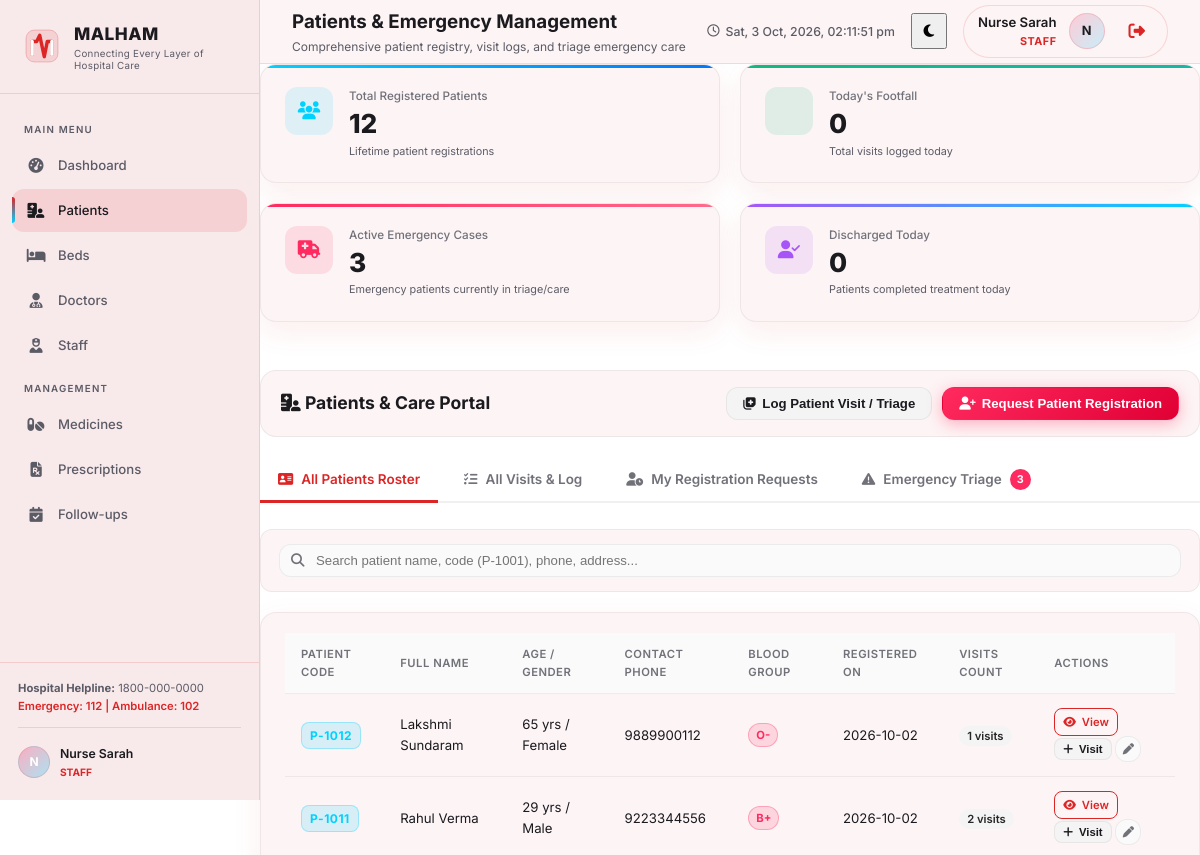
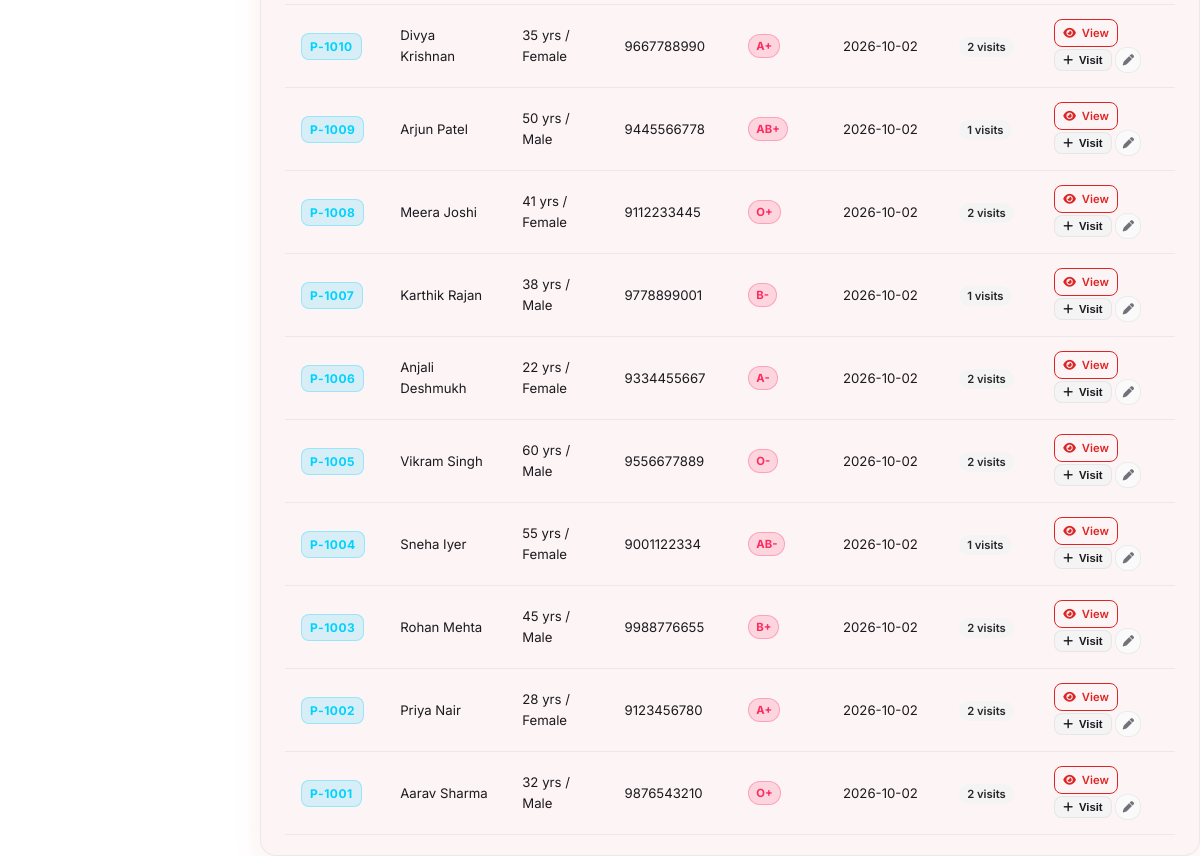
Before: /patients (signed in) with the older database file (2 pictures, top to bottom).
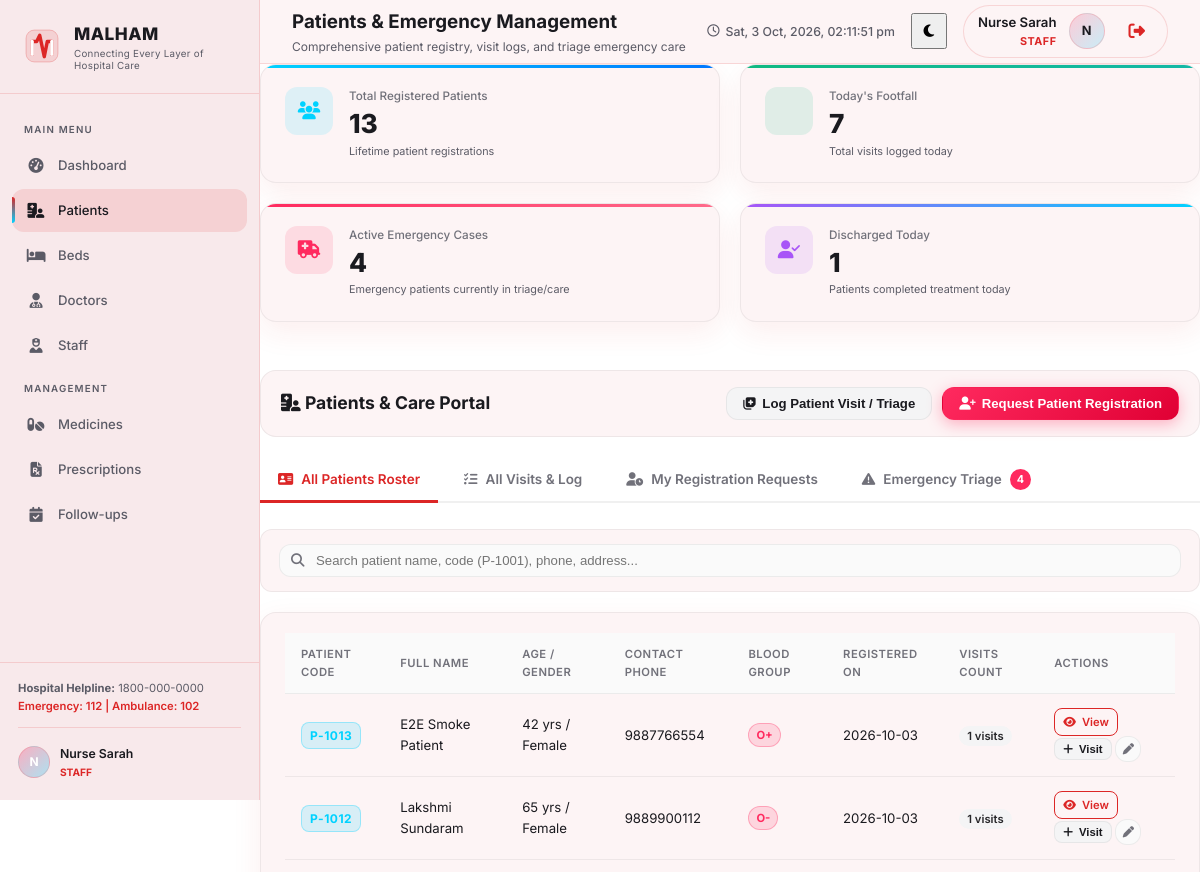
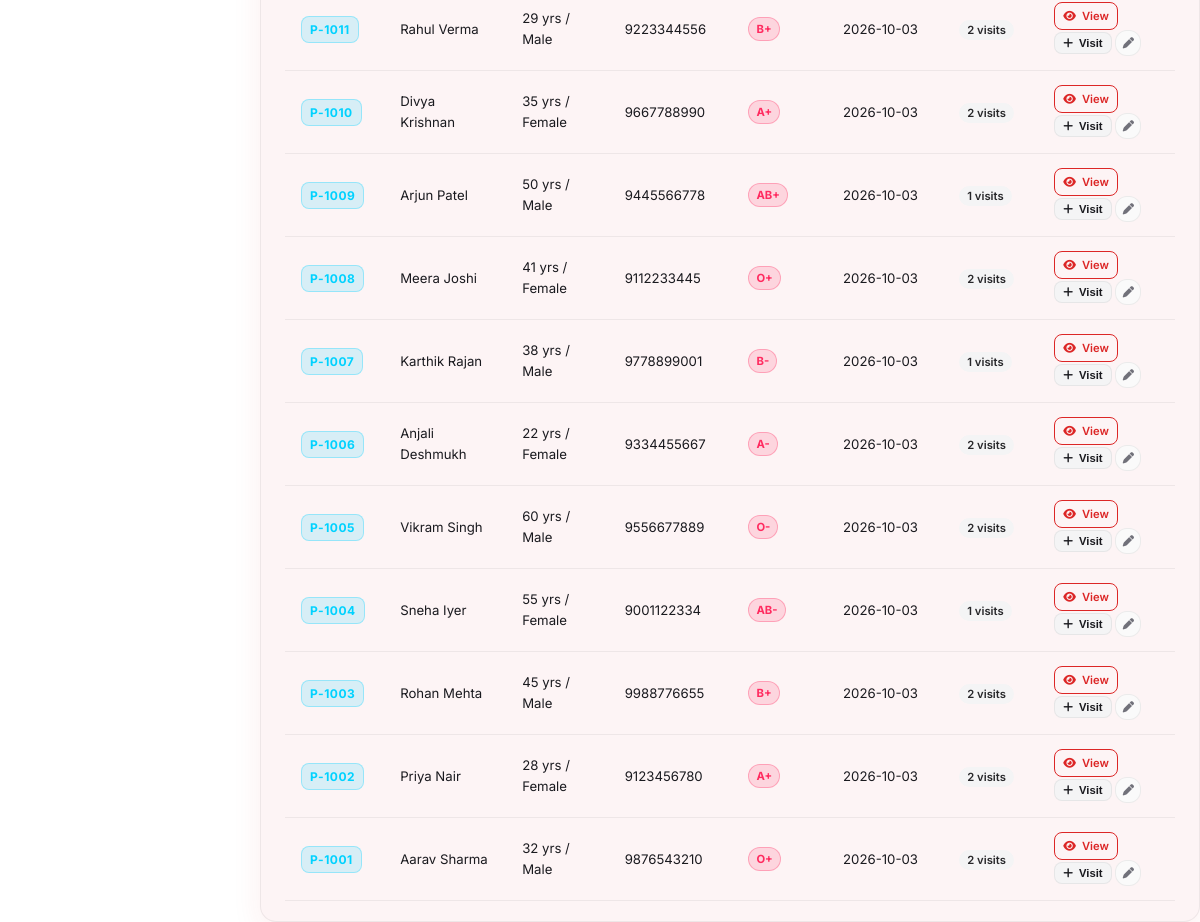
After: the same page with the newer database file (2 pictures, top to bottom).
### tables this page shows
CREATE TABLE patients (
            id              INTEGER PRIMARY KEY AUTOINCREMENT,
            patient_code    TEXT UNIQUE,
            name            TEXT NOT NULL,
            age             INTEGER,
            gender          TEXT,
            phone           TEXT,
            address         TEXT,
            blood_group     TEXT,
            registered_on   TEXT DEFAULT (date('now')),
            admission_date  TEXT,
            discharge_date  TEXT,
            status          TEXT DEFAULT 'admitted',  -- admitted / discharged / emergency
            department      TEXT,
            created_at      TEXT DEFAULT (datetime('now'))
        );

### app.py (the view)
@app.route("/patients")
@role_required('head_doctor', 'doctor', 'staff')
def patients():
    active_tab = request.args.get("tab", "patients")
    search_query = request.args.get("q", "").strip()
    visit_type_filter = request.args.get("visit_type", "").strip()
    status_filter = request.args.get("status", "").strip()
    triage_filter = request.args.get("triage", "").strip()
    today_date = datetime.now().strftime("%Y-%m-%d")
    total_patients_count = query_db("SELECT COUNT(*) AS c FROM patients", one=True)["c"]
    todays_footfall_count = query_db("SELECT COUNT(*) AS c FROM visits WHERE visit_date = ?", (today_date,), one=True)["c"]
    active_emergency_count = query_db("SELECT COUNT(*) AS c FROM visits WHERE visit_type = 'emergency' AND status != 'discharged'", one=True)["c"]
    discharged_today_count = query_db("SELECT COUNT(*) AS c FROM visits WHERE status = 'discharged' AND visit_date = ?", (today_date,), one=True)["c"]
    patients_sql = (
        "SELECT p.*, "
        "       COUNT(v.id) AS total_visits, "
        "       MAX(v.visit_date) AS last_visit_date "
        "FROM patients p "
        "LEFT JOIN visits v ON p.id = v.patient_id "
        "WHERE 1=1 "
    )
    p_params = []
    if search_query:
        patients_sql += "AND (p.name LIKE ? OR p.patient_code LIKE ? OR p.phone LIKE ? OR p.address LIKE ?) "
        term = f"%{search_query}%"
        p_params.extend([term, term, term, term])
    patients_sql += "GROUP BY p.id ORDER BY p.id DESC"
    patients_list = query_db(patients_sql, p_params)
    visits_sql = (
        "SELECT v.*, p.name AS patient_name, p.patient_code, p.phone, p.age, p.gender, "
        "       d.name AS doctor_name, d.specialization "
        "FROM visits v "
        "JOIN patients p ON v.patient_id = p.id "
        "LEFT JOIN doctors d ON v.doctor_id = d.id "
        "WHERE 1=1 "
    )
    v_params = []
    if search_query:
        visits_sql += "AND (p.name LIKE ? OR p.patient_code LIKE ? OR p.phone LIKE ? OR v.reason LIKE ?) "
        term = f"%{search_query}%"
        v_params.extend([term, term, term, term])
    if visit_type_filter:
        visits_sql += "AND v.visit_type = ? "
        v_params.append(visit_type_filter)
    if status_filter:
        visits_sql += "AND v.status = ? "
        v_params.append(status_filter)
    visits_sql += "ORDER BY v.visit_date DESC, v.id DESC"
    visits_list = query_db(visits_sql, v_params)
    emergency_sql = (
        "SELECT v.*, p.name AS patient_name, p.patient_code, p.age, p.gender, p.blood_group, p.phone, "
        "       d.name AS doctor_name "
        "FROM visits v "
        "JOIN patients p ON v.patient_id = p.id "
        "LEFT JOIN doctors d ON v.doctor_id = d.id "
        "WHERE v.visit_type = 'emergency' "
    )
    e_params = []
    if search_query:
        emergency_sql += "AND (p.name LIKE ? OR p.patient_code LIKE ? OR p.phone LIKE ? OR v.reason LIKE ?) "
        term = f"%{search_query}%"
        e_params.extend([term, term, term, term])
    if triage_filter:
        emergency_sql += "AND v.triage_level = ? "
        e_params.append(triage_filter)
    if status_filter:
        emergency_sql += "AND v.status = ? "
        e_params.append(status_filter)
    emergency_sql += "ORDER BY CASE v.triage_level WHEN 'critical' THEN 1 WHEN 'urgent' THEN 2 WHEN 'stable' THEN 3 ELSE 4 END, v.id DESC"
    emergency_list = query_db(emergency_sql, e_params)
    doctors_list = query_db("SELECT id, name, specialization FROM doctors ORDER BY name ASC")
    user = get_current_user()
    if user and user['role'] in ['head_doctor', 'doctor']:
        pending_registrations = query_db("""
            SELECT r.*, u.display_name AS requested_by_name
            FROM patient_registrations r
            JOIN users u ON r.requested_by_user_id = u.id
            ORDER BY CASE r.status WHEN 'pending' THEN 1 ELSE 2 END, r.id DESC
        """)
        pending_registrations_count = query_db("SELECT COUNT(*) AS c FROM patient_registrations WHERE status = 'pending'", one=True)["c"]
    else:
        user_id = user['id'] if user else 0
        pending_registrations = query_db("""
            SELECT r.*, u.display_name AS requested_by_name
            FROM patient_registrations r
            JOIN users u ON r.requested_by_user_id = u.id
            WHERE r.requested_by_user_id = ?
            ORDER BY CASE r.status WHEN 'pending' THEN 1 ELSE 2 END, r.id DESC
        """, [user_id])
        pending_registrations_count = 0
    return render_template(
        "patients.html",
        active_tab=active_tab,
        total_patients_count=total_patients_count,
        todays_footfall_count=todays_footfall_count,
        active_emergency_count=active_emergency_count,
        discharged_today_count=discharged_today_count,
        patients=patients_list,
        visits=visits_list,
        emergency_visits=emergency_list,
        doctors=doctors_list,
        pending_registrations=pending_registrations,
        pending_registrations_count=pending_registrations_count,
        search_query=search_query,
        visit_type_filter=visit_type_filter,
        status_filter=status_filter,
        triage_filter=triage_filter,
        today_date=today_date,
    )

### app.py (called while the page is built)
def get_current_user():
    user_id = session.get("user_id")
    if not user_id:
        return None
    conn = get_db_connection()
    user = conn.execute("SELECT * FROM users WHERE id = ?", (user_id,)).fetchone()
    conn.close()
    return user

@app.before_request
def require_login():
    endpoint = request.endpoint
    if endpoint in ('login', 'static') or (request.path and request.path.startswith('/static')):
        return None
    if 'user_id' not in session:
        return redirect(url_for('login'))
    g.user = get_current_user()
    if not g.user:
        session.clear()
        return redirect(url_for('login'))

@app.context_processor
def inject_globals():
    return dict(
        current_user=getattr(g, 'user', None),
        attendance_demo_mode=ATTENDANCE_DEMO_MODE
    )

def query_db(sql, args=(), one=False):
    conn = get_db_connection()
    rows = conn.execute(sql, args).fetchall()
    conn.close()
    result = [dict(row) for row in rows]
    return result[0] if one and result else result

### database.py (called while the page is built)
def get_db_connection():
    conn = sqlite3.connect(DATABASE)
    conn.row_factory = sqlite3.Row  # allows dict-like access to rows
    return conn

### templates/patients.html (shortened to what the changed rows need)
{% extends "base.html" %}
{% block content %}
<div class="patients-container">
    <div class="stats-grid animate-in">
        <div class="stat-card card-blue">
            <div class="stat-info">
                <div class="stat-label">Total Registered Patients</div>
                <div class="stat-value">{{ total_patients_count }}</div>
                <div class="stat-detail">Lifetime patient registrations</div>
            </div>
        </div>
        <div class="stat-card card-emerald">
            <div class="stat-info">
                <div class="stat-label">Today's Footfall</div>
                <div class="stat-value">{{ todays_footfall_count }}</div>
                <div class="stat-detail">Total visits logged today</div>
            </div>
        </div>
        <div class="stat-card card-rose">
            <div class="stat-info">
                <div class="stat-label">Active Emergency Cases</div>
                <div class="stat-value">{{ active_emergency_count }}</div>
                <div class="stat-detail">Emergency patients currently in triage/care</div>
            </div>
        </div>
        <div class="stat-card card-violet">
            <div class="stat-info">
                <div class="stat-label">Discharged Today</div>
                <div class="stat-value">{{ discharged_today_count }}</div>
                <div class="stat-detail">Patients completed treatment today</div>
            </div>
        </div>
    </div>
    <div class="nav-tabs-wrapper">
        <div class="nav-tabs">
            <a href="{{ url_for('patients', tab='emergency') }}" class="tab-item {% if active_tab == 'emergency' %}active{% endif %}">
                <i class="fa-solid fa-triangle-exclamation text-rose-500"></i> Emergency Triage
                {% if active_emergency_count > 0 %}
                <span class="tab-badge-count">{{ active_emergency_count }}</span>
                {% endif %}
            </a>
        </div>
    </div>
    {% if active_tab == 'patients' %}
    <div class="tab-content animate-in">
        <div class="card">
            <div class="card-body p-0">
                {% if patients %}
                <table class="data-table">
                    <thead>
                        <tr>
                            <th>Patient Code</th>
                            <th>Full Name</th>
                            <th>Age / Gender</th>
                            <th>Contact Phone</th>
                            <th>Blood Group</th>
                            <th>Registered On</th>
                            <th>Visits Count</th>
                            <th>Actions</th>
                        </tr>
                    </thead>
                    <tbody>
                        {% for p in patients %}
                        <tr>
                            <td><span class="patient-code-badge">{{ p.patient_code or ('P-' ~ (p.id + 1000)) }}</span></td>
                            <td>
                                <a href="{{ url_for('patient_profile', patient_id=p.id) }}" class="font-semibold text-blue-600 hover:underline">
                                    {{ p.name }}
                                </a>
                            </td>
                            <td>{{ p.age or '—' }} yrs / {{ p.gender or '—' }}</td>
                            <td>{{ p.phone or '—' }}</td>
                            <td><span class="badge-blood">{{ p.blood_group or '—' }}</span></td>
                            <td class="text-xs text-muted">{{ p.registered_on or p.admission_date or '—' }}</td>
                            <td><span class="badge-visit-count">{{ p.total_visits }} visits</span></td>
                            <td>
                                <div class="action-btn-group">
                                    <a href="{{ url_for('patient_profile', patient_id=p.id) }}" class="btn btn-xs btn-outline-primary" title="View Patient Profile">
                                        <i class="fa-solid fa-eye"></i> View
                                    </a>
                                    <button class="btn btn-xs btn-secondary" onclick='openLogVisitModalForPatient({{ p.id }}, "{{ p.name|e }}")' title="Log Visit">
                                        <i class="fa-solid fa-plus"></i> Visit
                                    </button>
                                    <button class="btn-icon btn-icon-sm" onclick='openEditPatientModal({{ p|tojson }})' title="Edit Patient Info">
                                        <i class="fa-solid fa-pen"></i>
                                    </button>
                                </div>
                            </td>
                        </tr>
                        {% endfor %}
                    </tbody>
                </table>
                {% else %}
                <div class="empty-state">
                    <i class="fa-solid fa-user-slash"></i>
                    <h3>No Patients Found</h3>
                    <p>No registered patients match your search criteria.</p>
                </div>
                {% endif %}
            </div>
        </div>
    </div>
    {% endif %}
</div>
{% endblock %}

Changed rows visible on the page:
added patients: patient_code "P-1013", name "E2E Smoke Patient", age "42", gender "Female", phone "9887766554", blood_group "O+", registered_on "2026-10-03", total_visits "1"
changed patients "Lakshmi Sundaram": registered_on "2026-10-02" → "2026-10-03"
changed patients "Rahul Verma": registered_on "2026-10-02" → "2026-10-03"
changed patients "Divya Krishnan": registered_on "2026-10-02" → "2026-10-03"
changed patients "Arjun Patel": registered_on "2026-10-02" → "2026-10-03"
changed patients "Meera Joshi": registered_on "2026-10-02" → "2026-10-03"
changed patients "Karthik Rajan": registered_on "2026-10-02" → "2026-10-03"
changed patients "Anjali Deshmukh": registered_on "2026-10-02" → "2026-10-03"
changed patients "Vikram Singh": registered_on "2026-10-02" → "2026-10-03"
changed patients "Sneha Iyer": registered_on "2026-10-02" → "2026-10-03"
changed patients "Rohan Mehta": registered_on "2026-10-02" → "2026-10-03"
changed patients "Priya Nair": registered_on "2026-10-02" → "2026-10-03"
changed patients "Aarav Sharma": registered_on "2026-10-02" → "2026-10-03"
Other visible differences:
{{ total_patients_count }}: "12" → "13"
{{ todays_footfall_count }}: "0" → "7"
{{ active_emergency_count }}: "3" → "4"
{{ discharged_today_count }}: "0" → "1"
